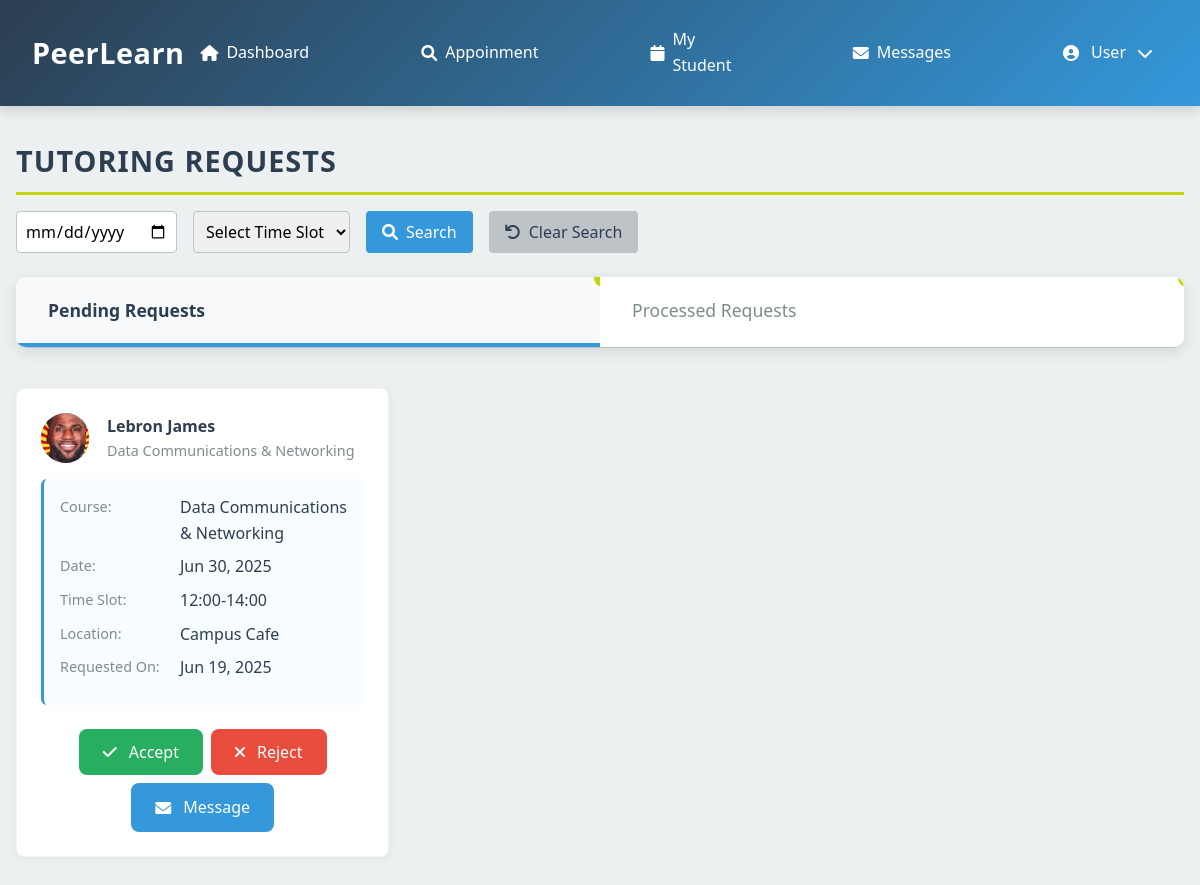
Page /tutor_requests.php (signed in) on the earlier database version.
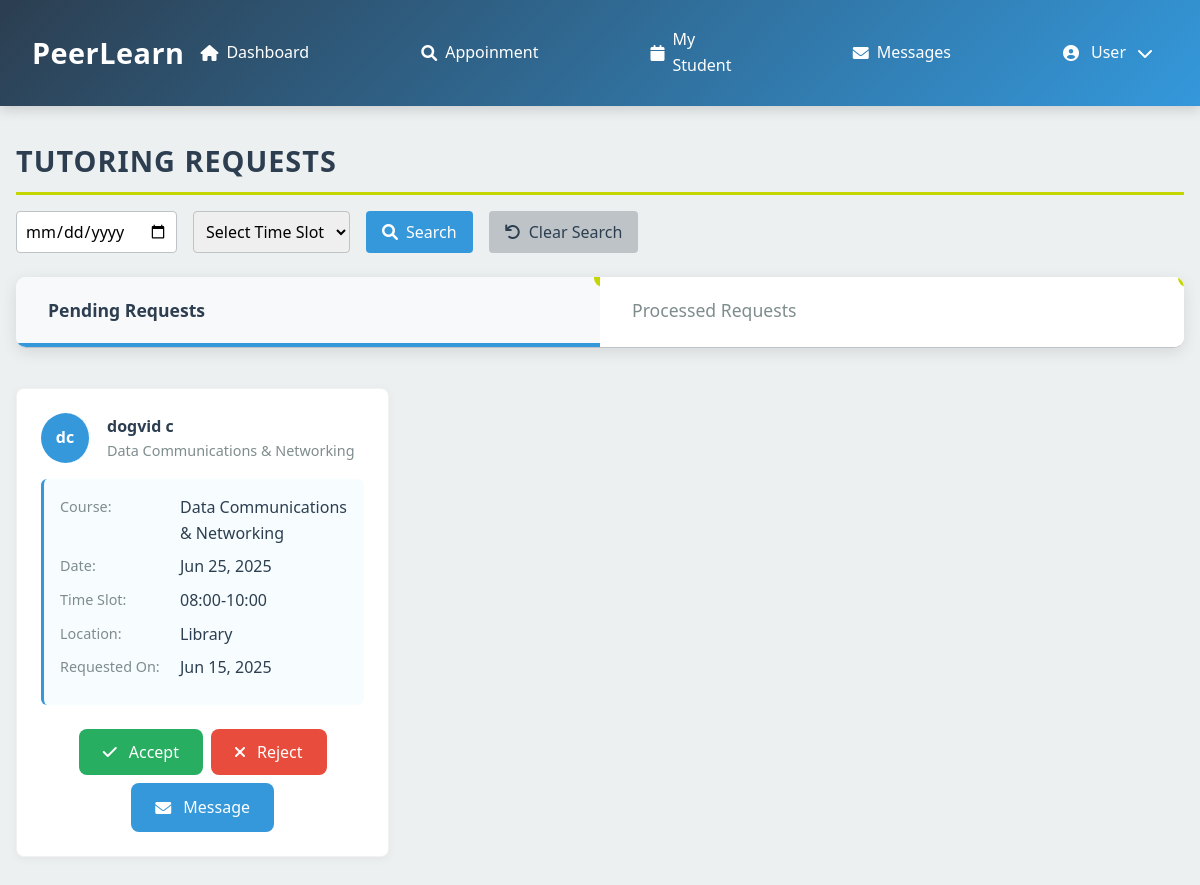
Same page on the later database version.
### tables this page shows
CREATE TABLE `session_requests` (
  `request_id` int(11) NOT NULL,
  `tutor_id` int(11) NOT NULL,
  `student_id` int(11) NOT NULL,
  `course_id` int(11) NOT NULL,
  `location_id` int(11) NOT NULL,
  `time_slot` varchar(20) NOT NULL,
  `selected_date` date NOT NULL,
  `notes` text DEFAULT NULL,
  `status` enum('pending','confirmed','rejected','completed','cancelled') NOT NULL DEFAULT 'pending',
  `created_at` datetime NOT NULL
);

CREATE TABLE `user` (
  `user_id` int(11) NOT NULL,
  `username` varchar(50) NOT NULL,
  `password` varchar(255) DEFAULT NULL,
  `email` varchar(100) NOT NULL,
  `role` enum('student','tutor','admin','staff') NOT NULL,
  `first_name` varchar(50) NOT NULL,
  `last_name` varchar(50) NOT NULL,
  `phone` varchar(20) DEFAULT NULL,
  `profile_image` varchar(255) DEFAULT NULL,
  `is_active` tinyint(1) DEFAULT 1,
  `created_at` timestamp NOT NULL DEFAULT current_timestamp(),
  `last_login` datetime DEFAULT NULL
);

CREATE TABLE `course` (
  `id` int(11) NOT NULL,
  `course_name` varchar(100) NOT NULL,
  `details` text DEFAULT NULL,
  `status` enum('active','inactive') DEFAULT 'active',
  `created_at` timestamp NOT NULL DEFAULT current_timestamp(),
  `updated_at` timestamp NOT NULL DEFAULT current_timestamp() ON UPDATE current_timestamp()
);

CREATE TABLE `location` (
  `location_id` int(11) NOT NULL,
  `location_name` varchar(100) NOT NULL
);

### tutor_requests.php (the view, shortened to what the changed rows need)
<?php
require_once 'db_connection.php';
$user_id = $_SESSION['user_id'];
$active_tab = isset($_POST['active_tab']) ? $_POST['active_tab'] : (isset($_SESSION['active_tab']) ? $_SESSION['active_tab'] : 'pending');
$search_results = [];
$search_date = isset($_POST['search_date']) ? trim($_POST['search_date']) : '';
$search_time_slot = isset($_POST['search_time_slot']) ? trim($_POST['search_time_slot']) : '';
if ($_SERVER['REQUEST_METHOD'] === 'POST' && isset($_POST['search'])) {
    $stmt_search = $conn->prepare("
        SELECT sr.request_id, sr.tutor_id, sr.student_id, sr.course_id, sr.status, sr.created_at,
               sr.time_slot, sr.selected_date, c.course_name, u.first_name, u.last_name, u.profile_image, l.location_name
        FROM session_requests sr
        JOIN course c ON sr.course_id = c.id
        JOIN user u ON sr.student_id = u.user_id
        JOIN location l ON sr.location_id = l.location_id
        WHERE sr.tutor_id = ?
        AND (? = '' OR sr.selected_date = ?)
        AND (? = '' OR sr.time_slot = ?)
    ");
    if (!$stmt_search) {
        $_SESSION['error'] = "Error preparing search query: " . $conn->error;
        error_log("Error preparing search query: " . $conn->error);
    } else {
        $stmt_search->bind_param("isssi", $user_id, $search_date, $search_date, $search_time_slot, $search_time_slot);
        $stmt_search->execute();
        $result = $stmt_search->get_result();
        while ($row = $result->fetch_assoc()) {
            $search_results[] = $row;
        }
        $stmt_search->close();
    }
} else {
    $stmt = $conn->prepare("
        SELECT sr.request_id, sr.tutor_id, sr.student_id, sr.course_id, sr.status, sr.created_at,
               sr.time_slot, sr.selected_date, c.course_name, u.first_name, u.last_name, u.profile_image, l.location_name
        FROM session_requests sr
        JOIN course c ON sr.course_id = c.id
        JOIN user u ON sr.student_id = u.user_id
        JOIN location l ON sr.location_id = l.location_id
        WHERE sr.tutor_id = ? AND sr.status = 'pending'
    ");
    if (!$stmt) {
        $_SESSION['error'] = "Error preparing pending requests: " . $conn->error;
        error_log("Error preparing pending requests: " . $conn->error);
    } else {
        $stmt->bind_param("i", $user_id);
        $stmt->execute();
        $result = $stmt->get_result();
        while ($row = $result->fetch_assoc()) {
            $search_results[] = $row;
        }
    }
}
?>
<!DOCTYPE html>
<html lang="en">
<head>
    <link rel="stylesheet" href="https://cdnjs.cloudflare.com/ajax/libs/font-awesome/6.0.0-beta3/css/all.min.css">
</head>
<body>
    <?php include 'header/tut_head.php'; ?>
    <main>
        <h1 class="section-title">Tutoring Requests</h1>
        <div id="pending-tab" class="tab-content <?php echo $active_tab === 'pending' ? 'active' : ''; ?>">
            <?php $pending_requests = array_filter($search_results, fn($r) => $r['status'] === 'pending'); ?>
            <?php if ($pending_requests): ?>
                <div class="request-list">
                    <?php foreach ($pending_requests as $request): ?>
                        <div class="request-card">
                            <div class="request-header">
                                <div class="student-avatar">
                                    <?php if ($request['profile_image']): ?>
                                        <img src="<?php echo htmlspecialchars($request['profile_image']); ?>" alt="Student" class="profile-image">
                                    <?php else: ?>
                                        <?php echo htmlspecialchars(substr($request['first_name'] ?? '', 0, 1) . substr($request['last_name'] ?? '', 0, 1)); ?>
                                    <?php endif; ?>
                                </div>
                                <div class="request-info">
                                    <div class="student-name"><?php echo htmlspecialchars(($request['first_name'] ?? '') . ' ' . ($request['last_name'] ?? '')); ?></div>
                                    <div class="request-subject"><?php echo htmlspecialchars($request['course_name'] ?? 'Unknown Course'); ?></div>
                                </div>
                            </div>
                            <div class="request-details">
                                <div class="detail-item">
                                    <div class="detail-label">Course:</div>
                                    <div class="detail-value"><?php echo htmlspecialchars($request['course_name'] ?? 'Unknown Course'); ?></div>
                                </div>
                                <div class="detail-item">
                                    <div class="detail-label">Date:</div>
                                    <div class="detail-value">
                                        <?php echo !empty($request['selected_date'])
                                            ? date('M d, Y', strtotime($request['selected_date']))
                                            : 'Not specified'; ?>
                                    </div>
                                </div>
                                <div class="detail-item">
                                    <div class="detail-label">Time Slot:</div>
                                    <div class="detail-value">
                                        <?php echo htmlspecialchars($request['time_slot'] ?? 'Not specified'); ?>
                                    </div>
                                </div>
                                <div class="detail-item">
                                    <div class="detail-label">Location:</div>
                                    <div class="detail-value">
                                        <?php echo htmlspecialchars($request['location_name'] ?? 'Not specified'); ?>
                                    </div>
                                </div>
                                <div class="detail-item">
                                    <div class="detail-label">Requested On:</div>
                                    <div class="detail-value">
                                        <?php echo !empty($request['created_at'])
                                            ? date('M d, Y', strtotime($request['created_at']))
                                            : 'Not specified'; ?>
                                    </div>
                                </div>
                            </div>
                            <div class="request-actions">
                                <form method="post" action="tutor_requests.php">
                                    <button type="submit" class="btn btn-success"><i class="fas fa-check"></i> Accept</button>
                                </form>
                                <form method="post" action="tutor_requests.php">
                                    <button type="submit" class="btn btn-danger"><i class="fas fa-times"></i> Reject</button>
                                </form>
                                <a href="messages.php?student_id=<?php echo htmlspecialchars($request['student_id'] ?? ''); ?>" class="btn btn-message"><i class="fas fa-envelope"></i> Message</a>
                            </div>
                        </div>
                    <?php endforeach; ?>
                </div>
            <?php endif; ?>
        </div>
    </main>
</body>
</html>

Differences in the rows shown:
removed session_requests: student.profile_image (picture), student.last_name "Lebron James", course.course_name "Data Communications & Networking", selected_date "Jun 30, 2025", time_slot "12:00-14:00", location.location_name "Campus Cafe", created_at "Jun 19, 2025"
added session_requests: student.last_name "dc", student.last_name "dogvid c", course.course_name "Data Communications & Networking", selected_date "Jun 25, 2025", time_slot "08:00-10:00", location.location_name "Library", created_at "Jun 15, 2025"
